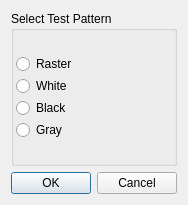
<?xml version="1.0" encoding="UTF-8"?>
<ui version="4.0">
 <class>testPatternSelection</class>
 <widget class="QDialog" name="testPatternSelection">
  <property name="geometry">
   <rect>
    <x>0</x>
    <y>0</y>
    <width>184</width>
    <height>205</height>
   </rect>
  </property>
  <property name="windowTitle">
   <string>Dialog</string>
  </property>
  <layout class="QVBoxLayout" name="verticalLayout_3">
   <item>
    <widget class="QGroupBox" name="groupBox">
     <property name="title">
      <string>Select Test Pattern</string>
     </property>
     <layout class="QVBoxLayout" name="verticalLayout_2">
      <property name="spacing">
       <number>2</number>
      </property>
      <property name="leftMargin">
       <number>2</number>
      </property>
      <property name="topMargin">
       <number>2</number>
      </property>
      <property name="rightMargin">
       <number>2</number>
      </property>
      <property name="bottomMargin">
       <number>2</number>
      </property>
      <item>
       <layout class="QHBoxLayout" name="horizontalLayout">
        <item>
         <layout class="QVBoxLayout" name="verticalLayout">
          <item>
           <widget class="QRadioButton" name="rasterRadioButton">
            <property name="text">
             <string>Raster</string>
            </property>
            <property name="autoExclusive">
             <bool>true</bool>
            </property>
           </widget>
          </item>
          <item>
           <widget class="QRadioButton" name="whiteRadioButton">
            <property name="text">
             <string>White</string>
            </property>
            <property name="autoExclusive">
             <bool>true</bool>
            </property>
           </widget>
          </item>
          <item>
           <widget class="QRadioButton" name="blackRadioButton">
            <property name="text">
             <string>Black</string>
            </property>
            <property name="autoExclusive">
             <bool>true</bool>
            </property>
           </widget>
          </item>
          <item>
           <widget class="QRadioButton" name="grayRadioButton">
            <property name="text">
             <string>Gray</string>
            </property>
            <property name="autoExclusive">
             <bool>true</bool>
            </property>
           </widget>
          </item>
         </layout>
        </item>
        <item>
         <spacer name="horizontalSpacer">
          <property name="orientation">
           <enum>Qt::Horizontal</enum>
          </property>
          <property name="sizeHint" stdset="0">
           <size>
            <width>40</width>
            <height>20</height>
           </size>
          </property>
         </spacer>
        </item>
       </layout>
      </item>
     </layout>
    </widget>
   </item>
   <item>
    <widget class="QDialogButtonBox" name="buttonBox">
     <property name="orientation">
      <enum>Qt::Horizontal</enum>
     </property>
     <property name="standardButtons">
      <set>QDialogButtonBox::Cancel|QDialogButtonBox::Ok</set>
     </property>
    </widget>
   </item>
  </layout>
 </widget>
 <resources/>
 <connections>
  <connection>
   <sender>buttonBox</sender>
   <signal>accepted()</signal>
   <receiver>testPatternSelection</receiver>
   <slot>accept()</slot>
   <hints>
    <hint type="sourcelabel">
     <x>248</x>
     <y>254</y>
    </hint>
    <hint type="destinationlabel">
     <x>157</x>
     <y>274</y>
    </hint>
   </hints>
  </connection>
  <connection>
   <sender>buttonBox</sender>
   <signal>rejected()</signal>
   <receiver>testPatternSelection</receiver>
   <slot>reject()</slot>
   <hints>
    <hint type="sourcelabel">
     <x>316</x>
     <y>260</y>
    </hint>
    <hint type="destinationlabel">
     <x>286</x>
     <y>274</y>
    </hint>
   </hints>
  </connection>
 </connections>
</ui>
